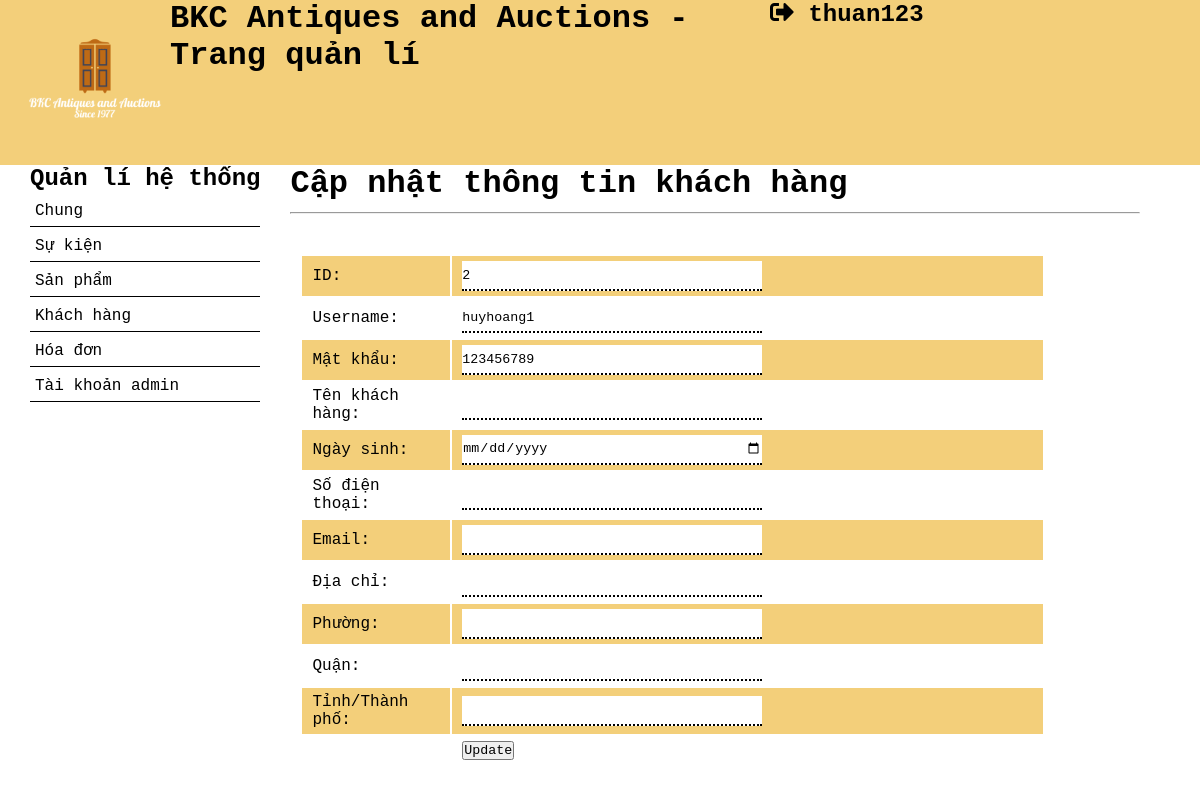
The page /admin/update_customer.php?id=2 (signed in) on the database its author committed.
### tables this page shows
CREATE TABLE `khach_hang` (
  `id_khach_hang` int(11) NOT NULL,
  `username` varchar(128) NOT NULL,
  `password` varchar(128) NOT NULL,
  `sdt` varchar(13) DEFAULT NULL,
  `email` varchar(100) DEFAULT NULL,
  `dia_chi` varchar(128) DEFAULT NULL,
  `phuong` varchar(50) DEFAULT NULL,
  `quan` varchar(50) DEFAULT NULL,
  `tinh` varchar(50) DEFAULT NULL,
  `ten_kh` varchar(128) DEFAULT NULL,
  `ngay_sinh` date DEFAULT NULL
);

### admin/update_customer.php (the view, shortened to what this page needs)
<!DOCTYPE html>
<html lang="en">
<head>
</head>
<?php require_once 'includes/connect.php'; ?>
<?php
if (isset($_GET['id'])) {
    $id = $_GET['id'];
    $sql = "SELECT * FROM `khach_hang` WHERE id_khach_hang = $id ";
    $result = mysqli_query($connect, $sql);
    $row = mysqli_fetch_assoc($result);
}
?>
<body>
    <?php require_once 'includes/header.php' ?>
    <div class="main">
        <div class="left"><?php require_once 'includes/menu.php' ?></div>
        <div class="right">
            <div class="right1">
                <h1>Cập nhật thông tin khách hàng</h1>
                <hr>
                <form action="" method=POST>
                    <table class="tableupddate">
                        <tr>
                            <td>ID:</td>
                            <td><input readonly="" type="text" name="id" value="<?= $row['id_khach_hang'] ?>"></td>
                        </tr>
                        <tr>
                            <td>Username:</td>
                            <td><input type="text" name="username" value="<?= $row['username'] ?>"></td>
                        </tr>
                        <tr>
                            <td>Mật khẩu:</td>
                            <td><input type="text" name="password" value="<?= $row['password'] ?>"></td>
                        </tr>
                        <tr>
                            <td>Tên khách hàng: </td>
                            <td><input type="text" name="name" value="<?= $row['ten_kh'] ?>"></td>
                        </tr>
                        <tr>
                            <td>Ngày sinh: </td>
                            <td><input type="date" name="dob" value="<?= $row['ngay_sinh'] ?>"></td>
                        </tr>
                        <tr>
                            <td>Số điện thoại: </td>
                            <td><input type="text" name="phone" value="<?= $row['sdt'] ?>"></td>
                        </tr>
                        <tr>
                            <td>Email:</td>
                            <td><input type="email" name="email" value="<?= $row['email'] ?>"></td>
                        </tr>
                        <tr>
                            <td>Địa chỉ:</td>
                            <td>
                                <input type="text" name="address" value="<?= $row['dia_chi'] ?>">
                            </td>
                        </tr>
                        <tr>
                            <td>Phường: </td>
                            <td><input type="text" name="phuong" value="<?= $row['phuong'] ?>"></td>
                        </tr>
                        <tr>
                            <td>Quận: </td>
                            <td><input type="text" name="quan" value="<?= $row['quan'] ?>"></td>
                        </tr>
                        <tr>
                            <td>Tỉnh/Thành phố: </td>
                            <td><input type="text" name="tinh" value="<?= $row['tinh'] ?>"></td>
                        </tr>
                        <tr>
                            <td></td>
                            <td><button type="submit" name="submit">Update</button>
                        </tr>
                    </table>
                </form>
            </div>
        </div>
</body>
</html>

### admin/style.css (style rules this page uses)
* { padding: 0; margin: 0; font-family: monospace, Helvetica, sans-serif; box-sizing: border-box; }
.main { background-color: white; width: 95%; margin: auto; display: flex; overflow: visible; }
.left { min-width: 170px; }
.right { flex: 1; overflow: visible; margin: auto; padding: 0px 30px 10px 30px; text-align: left; }
.right hr { margin-top: 10px; margin-bottom: 30px; }
.right1 { overflow: visible; }
.tableupddate { width: 90%; padding: 10px; text-align: left; vertical-align: top; }
.tableupddate td { padding: 5px 10px; }
.tableupddate td:nth-child(even) { width: 80%; }
.tableupddate tr:nth-child(odd) { background: #f3cf7a; }
.tableupddate input { width: 300px; height: 30px; border: none; border-bottom: dotted 2px black; outline: none; }

### rows shown on the page
khach_hang: id "2", username "huyhoang1", password "123456789"

### other values the page prints
$_SESSION['ad_username'] "thuan123"
